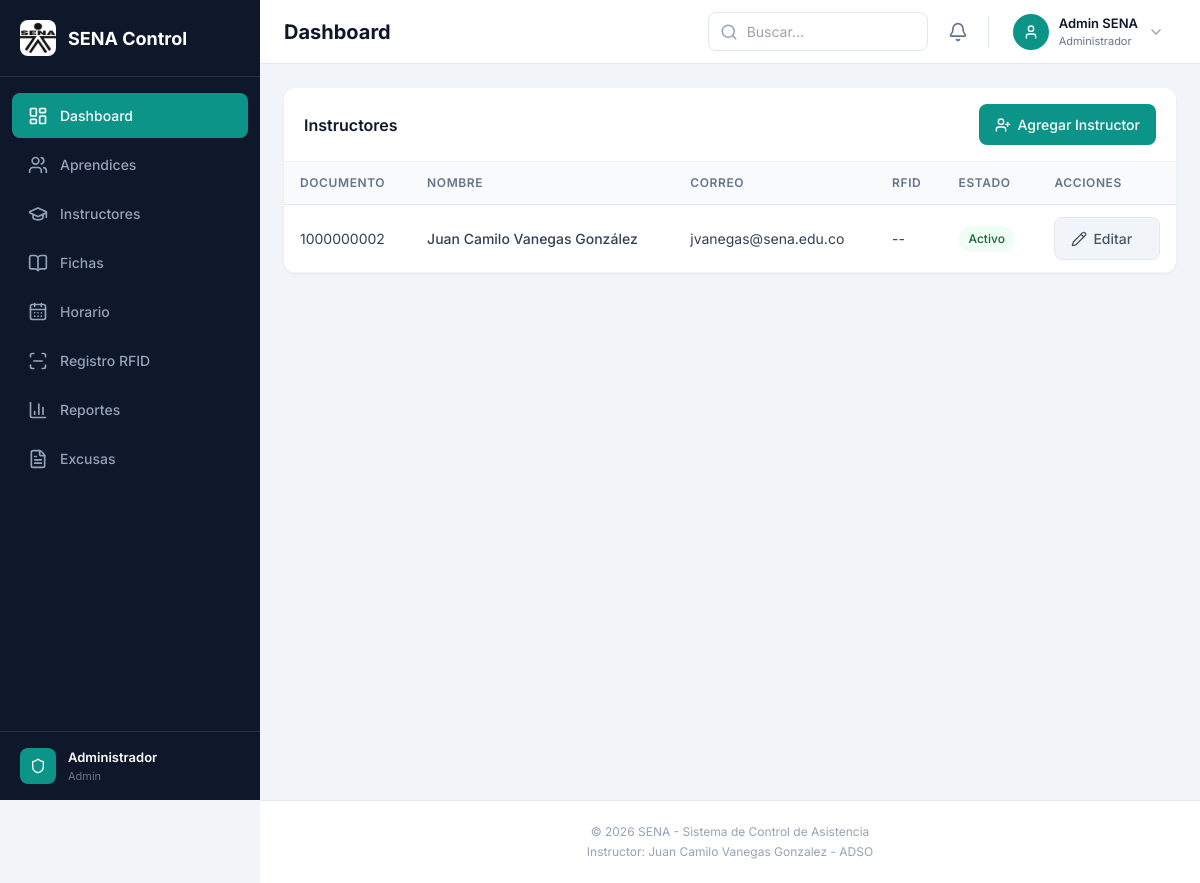
/views/admin_instructores.php (signed in), run on the app's committed database.
### tables this page shows
CREATE TABLE IF NOT EXISTS `usuario` (
  `id_usuario` INT NOT NULL AUTO_INCREMENT,
  `numero_documento` VARCHAR(20) NOT NULL,
  `nombre` VARCHAR(45) NOT NULL,
  `apellido` VARCHAR(45) NOT NULL,
  `correo` VARCHAR(100) NULL,
  `password` VARCHAR(255) NOT NULL,
  `rfid_uid` VARCHAR(45) NULL,
  `id_rol` INT NOT NULL,
  `estado` ENUM('Activo', 'Inactivo') NULL DEFAULT 'Activo',
  PRIMARY KEY (`id_usuario`),
  UNIQUE INDEX `numero_documento_UNIQUE` (`numero_documento` ASC),
  UNIQUE INDEX `rfid_uid_UNIQUE` (`rfid_uid` ASC),
  INDEX `fk_usuario_roles_idx` (`id_rol` ASC),
  CONSTRAINT `fk_usuario_roles`
    FOREIGN KEY (`id_rol`)
    REFERENCES `roles` (`id_rol`)
    ON DELETE NO ACTION
    ON UPDATE NO ACTION);

### views/admin_instructores.php (the view, shortened to what this page needs)
<?php
$db = new Database();
$conn = $db->getConnection();
$stmt = $conn->query("SELECT id_usuario AS id, numero_documento, nombre, apellido, correo, rfid_uid, estado
    FROM usuario WHERE id_rol = 2 ORDER BY nombre");
$lista_instructores = $stmt->fetchAll();
?>
<!DOCTYPE html>
<html lang="es">
<head>
    <?php include 'components/header.php'; ?>
</head>
<body>
    <?php include 'components/sidebar.php'; ?>
    <?php include 'components/navbar.php'; ?>
    <main class="main-content">
        <div class="dashboard-card">
            <div class="card-header">
                <h2 class="card-title">Instructores</h2>
                <a href="#" class="btn-filter-primary" style="text-decoration:none;" onclick="return abrirFormAgregar();">
                    <i data-lucide="user-plus" class="w-4 h-4"></i>
                    Agregar Instructor
                </a>
            </div>
            <div class="card-body" style="padding: 0;">
                <table class="data-table">
                    <thead>
                        <tr>
                            <th>Documento</th>
                            <th>Nombre</th>
                            <th>Correo</th>
                            <th>RFID</th>
                            <th>Estado</th>
                            <th>Acciones</th>
                        </tr>
                    </thead>
                    <tbody>
                        <?php if (!empty($lista_instructores)): ?>
                            <?php foreach ($lista_instructores as $instructor): ?>
                                <tr>
                                    <td><?php echo $instructor['numero_documento']; ?></td>
                                    <td class="font-medium"><?php echo $instructor['nombre'] . ' ' . $instructor['apellido']; ?></td>
                                    <td><?php echo $instructor['correo']; ?></td>
                                    <td><?php echo $instructor['rfid_uid'] ?? '--'; ?></td>
                                    <td><span class="badge-status <?php echo $instructor['estado'] == 'Activo' ? 'badge-normal' : 'badge-inasistencia'; ?>"><?php echo $instructor['estado']; ?></span></td>
                                    <td>
                                        <a href="admin_instructores.php?editar=<?php echo $instructor['id']; ?>" class="btn-filter-secondary" style="text-decoration:none;">
                                            <i data-lucide="pencil" class="w-4 h-4"></i>
                                            Editar
                                        </a>
                                    </td>
                                </tr>
                            <?php endforeach; ?>
                        <?php else: ?>
                            <tr>
                                <td colspan="6" class="text-center py-8 text-slate-400">No hay instructores registrados</td>
                            </tr>
                        <?php endif; ?>
                    </tbody>
                </table>
            </div>
        </div>
    </main>
    <?php include 'components/footer.php'; ?>
</body>
</html>

### public/css/dashboard.css (style rules this page uses)
body { font-family: 'Inter', sans-serif; background: #f1f5f9; margin: 0; padding: 0; }
.main-content { margin-left: 260px; margin-top: 64px; padding: 24px; min-height: calc(100vh - 64px); overflow-y: auto; }
.dashboard-card { background: #fff; border-radius: 12px; box-shadow: 0 1px 3px rgba(0, 0, 0, 0.06); overflow: hidden; }
.card-header { display: flex; align-items: center; justify-content: space-between; padding: 16px 20px; border-bottom: 1px solid #f1f5f9; }
.card-title { font-size: 16px; font-weight: 600; color: #0f172a; margin: 0; }
.card-body { padding: 20px; }
.data-table { width: 100%; border-collapse: collapse; }
.data-table th { text-align: left; padding: 12px 16px; font-size: 12px; font-weight: 600; color: #64748b; text-transform: uppercase; letter-spacing: 0.05em; background: #f8fafc; border-bottom: 1px solid #e2e8f0; }
.data-table td { padding: 12px 16px; font-size: 14px; color: #334155; border-bottom: 1px solid #f1f5f9; }
.badge-status { display: inline-flex; align-items: center; padding: 4px 10px; border-radius: 20px; font-size: 12px; font-weight: 500; }
.badge-normal { background: #f0fdf4; color: #166534; }
.btn-filter-primary { display: flex; align-items: center; gap: 6px; padding: 10px 16px; background: #0d9488; color: #fff; border: none; border-radius: 8px; font-size: 14px; font-weight: 500; cursor: pointer; transition: all 0.2s; }
.btn-filter-secondary { display: flex; align-items: center; gap: 6px; padding: 10px 16px; background: #f1f5f9; color: #475569; border: 1px solid #e2e8f0; border-radius: 8px; font-size: 14px; font-weight: 500; cursor: pointer; transition: all 0.2s; }

### data on the page
usuario: numero_documento "1000000002", nombre "Juan Camilo", apellido "Vanegas González", correo "jvanegas@sena.edu.co", rfid_uid "--", estado "Activo"
